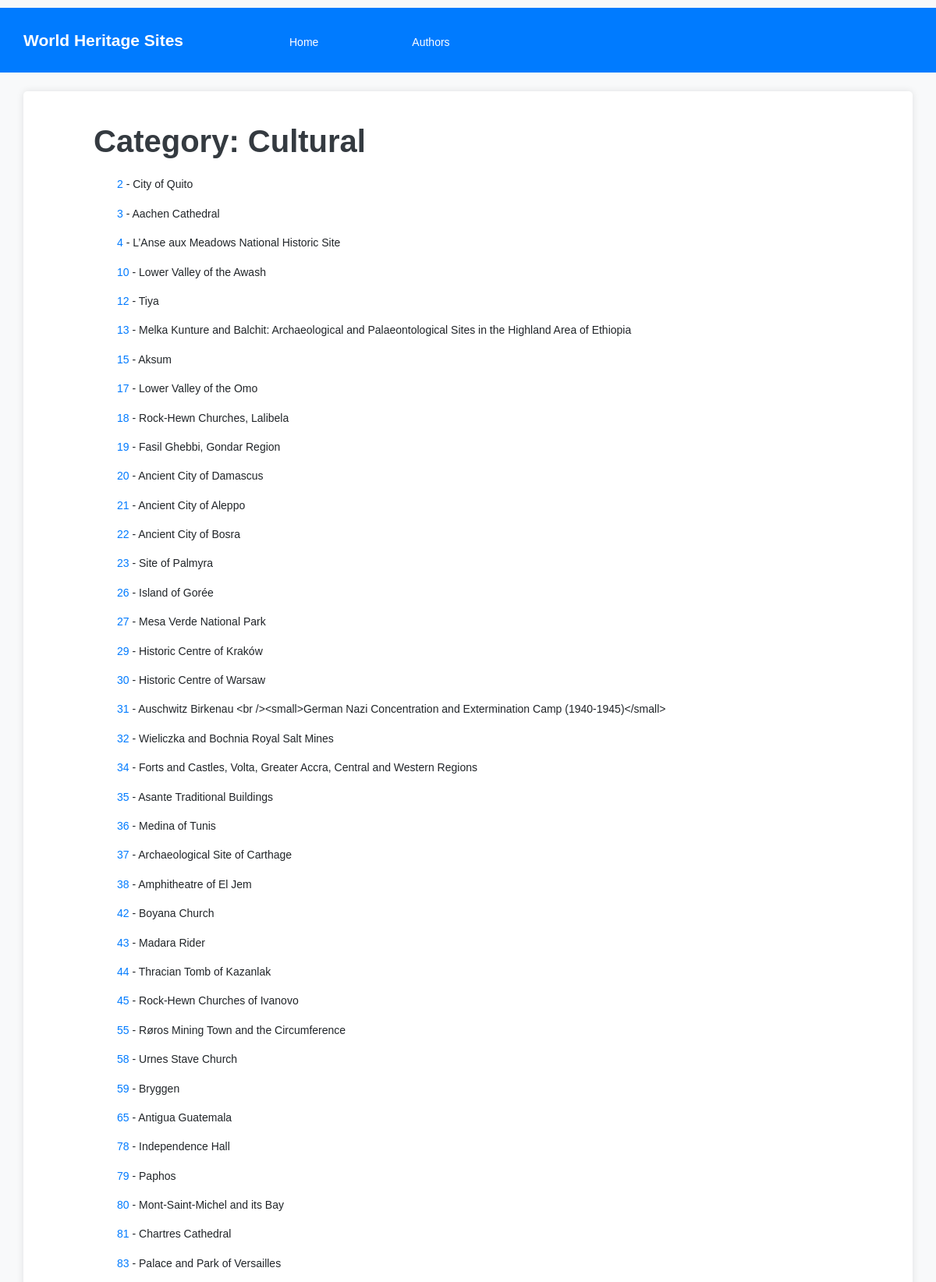
Page /sites/category/Cultural (upper part) on the committed database.
### tables this page shows
CREATE TABLE World_Heritage_Site (id_no INTEGER PRIMARY KEY, unique_number INTEGER, name_en TEXT, short_description_en TEXT, justification_en TEXT);

### app.py (the view)
@APP.route('/sites/category/<category>')
def sites_by_category(category):
    sites = db.execute(
        '''
        SELECT id_no, name_en, short_description_en
        FROM World_Heritage_Site
        JOIN Category c ON World_Heritage_Site.id_no = c.site_number
        JOIN Category_Description cd ON c.category_short = cd.category_short
        WHERE cd.category = ?
        ''', [category]).fetchall()
    if not sites:
        abort(404, 'No sites found for category: {}'.format(category))
    return render_template('sites-by-category.html', category=category, sites=sites)

### db.py (called while the page is built)
def execute(sql,args=None):
    global DB
    sql = re.sub('\s+',' ', sql)
    logging.info('SQL: {} Args: {}'.format(sql,args))
    return DB['cursor'].execute(sql, args) \
        if args != None else DB['cursor'].execute(sql)

### templates/sites-by-category.html
{% extends 'base.html' %}
{% block content %}
    <header>
        <h1>Category: {{ category }}</h1>
    </header>
    <main>
        <ul>
            {% for site in sites %}
                <li><a href="/sites/{{ site.id_no }}">{{ site.id_no }}</a> - {{ site.name_en }}</li>
            {% endfor %}
        </ul>
    </main>
{% endblock %}

### static/style.css (style rules this page uses)
body { font-family: 'Helvetica', Arial, sans-serif; font-size: 14px; line-height: 1.6; background-color: #f8f9fa; padding-top: 10px; padding-bottom: 10px; }
a { color: #007bff; }
h1, h2, h3, h4, h5, h6 { margin: 20px 0 10px; padding: 0; font-weight: bold; color: #343a40; }
p, blockquote, ul, ol, dl, li, table, pre { margin: 15px 0; }
header { margin-bottom: 20px; text-align: left; padding-left: 70px; }
ul { list-style-type: none; padding: 0; }
li { margin-bottom: 10px; text-align: left; padding-left: 100px; }

### rows in the picture
World_Heritage_Site: id_no "2", name_en "City of Quito"
World_Heritage_Site: id_no "3", name_en "Aachen Cathedral"
World_Heritage_Site: id_no "4", name_en "L’Anse aux Meadows National Historic Site"
World_Heritage_Site: id_no "10", name_en "Lower Valley of the Awash"
World_Heritage_Site: id_no "12", name_en "Tiya"
World_Heritage_Site: id_no "13", name_en "Melka Kunture and Balchit: Archaeological and Palaeontological Sites in the Highland Area of Ethiopia"
World_Heritage_Site: id_no "15", name_en "Aksum"
World_Heritage_Site: id_no "17", name_en "Lower Valley of the Omo"
World_Heritage_Site: id_no "18", name_en "Rock-Hewn Churches, Lalibela"
World_Heritage_Site: id_no "19", name_en "Fasil Ghebbi, Gondar Region"
World_Heritage_Site: id_no "20", name_en "Ancient City of Damascus"
World_Heritage_Site: id_no "21", name_en "Ancient City of Aleppo"
World_Heritage_Site: id_no "22", name_en "Ancient City of Bosra"
World_Heritage_Site: id_no "23", name_en "Site of Palmyra"
World_Heritage_Site: id_no "26", name_en "Island of Gorée"
World_Heritage_Site: id_no "27", name_en "Mesa Verde National Park"
World_Heritage_Site: id_no "29", name_en "Historic Centre of Kraków"
World_Heritage_Site: id_no "30", name_en "Historic Centre of Warsaw"
World_Heritage_Site: id_no "31", name_en "Auschwitz Birkenau <br /><small>German Nazi Concentration and Extermination Camp (1940-1945)</small>"
World_Heritage_Site: id_no "32", name_en "Wieliczka and Bochnia Royal Salt Mines"
World_Heritage_Site: id_no "34", name_en "Forts and Castles, Volta, Greater Accra, Central and Western Regions"
World_Heritage_Site: id_no "35", name_en "Asante Traditional Buildings"
World_Heritage_Site: id_no "36", name_en "Medina of Tunis"
World_Heritage_Site: id_no "37", name_en "Archaeological Site of Carthage"
World_Heritage_Site: id_no "38", name_en "Amphitheatre of El Jem"
World_Heritage_Site: id_no "42", name_en "Boyana Church"
World_Heritage_Site: id_no "43", name_en "Madara Rider"
World_Heritage_Site: id_no "44", name_en "Thracian Tomb of Kazanlak"
World_Heritage_Site: id_no "45", name_en "Rock-Hewn Churches of Ivanovo"
World_Heritage_Site: id_no "55", name_en "Røros Mining Town and the Circumference"
World_Heritage_Site: id_no "58", name_en "Urnes Stave Church"
World_Heritage_Site: id_no "59", name_en "Bryggen"
World_Heritage_Site: id_no "65", name_en "Antigua Guatemala"
World_Heritage_Site: id_no "78", name_en "Independence Hall"
World_Heritage_Site: id_no "79", name_en "Paphos"
World_Heritage_Site: id_no "80", name_en "Mont-Saint-Michel and its Bay"
World_Heritage_Site: id_no "81", name_en "Chartres Cathedral"
World_Heritage_Site: id_no "83", name_en "Palace and Park of Versailles"

### other values in the picture
{{ category }} "Cultural"
